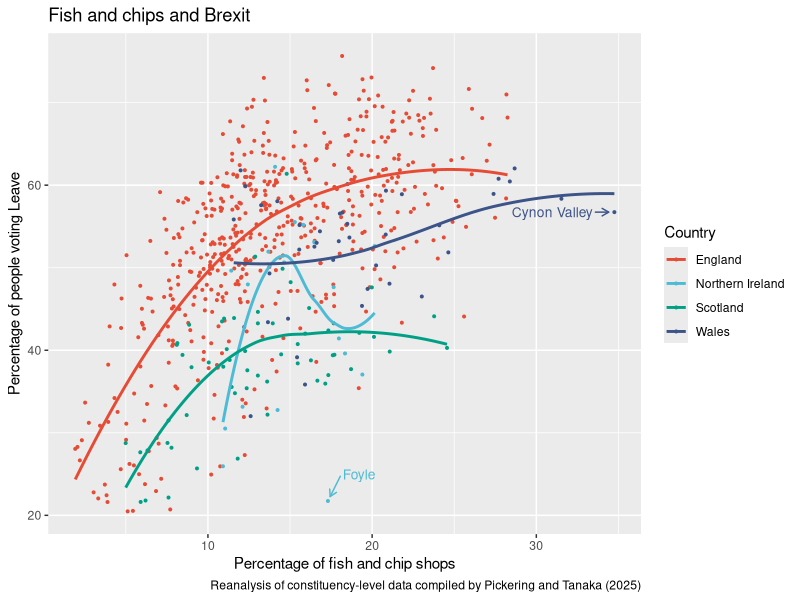

Write R code to recreate this figure.
## ---- chunk 1
library(tidyverse)
library(ggrepel)
library(ggsci)
## ---- chunk 2
dat <- read.csv("fish_chips_brexit.csv")
head(dat)
## ---- chunk 3
dat_to_label <- dat |>
  filter((FishandChipShopsandRestaurantsPercent > 15 & brexitPercent < 30) |
           FishandChipShopsandRestaurantsPercent == max(FishandChipShopsandRestaurantsPercent)
  )

dat |>
  ggplot() +
  aes(
    x = FishandChipShopsandRestaurantsPercent,
    y = brexitPercent,
    colour = country,
    group = country
  ) +
  geom_point(size = .7) +
  labs(
    x = "Percentage of fish and chip shops",
    y = "Percentage of people voting Leave",
    colour = "Country",
    title = "Fish and chips and Brexit",
    caption = "Reanalysis of constituency-level data compiled by Pickering and Tanaka (2025)"
  ) +
  geom_text_repel(
    data = dat_to_label,
    aes(label = cName),
    size = 3.5,
    box.padding = unit(1, "lines"),
    point.padding = unit(.4, "lines"),
    show.legend = F,
    min.segment.length = 0,
    arrow = arrow(length = unit(0.015, "npc"))
  ) +
  geom_smooth(
    se = FALSE,
    span = 1,
    method = "loess",
    formula = y ~ x
  ) +
  theme_grey() +
  scale_color_npg()
